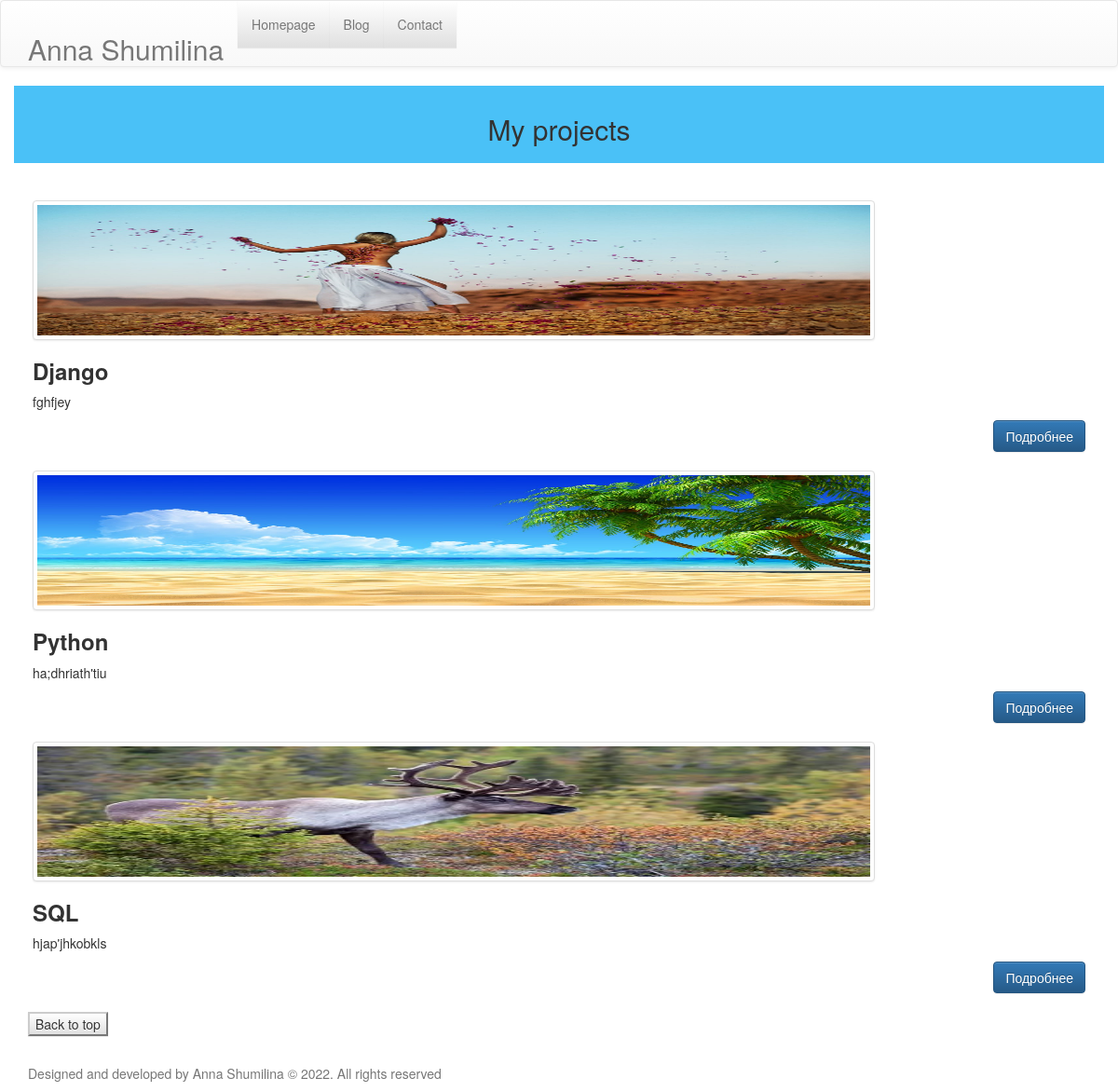
The page / on the database its author committed.
### preview/models.py (models this page shows)
class Project(models.Model):
    title = models.CharField(max_length=30)
    description = models.TextField()
    tags = models.CharField(max_length=25)
    image = models.FileField(upload_to='img/')
    class Meta:
        verbose_name = "Project"
        verbose_name_plural = "Projects"
        ordering = ("title",)

### preview/views.py (the view)
# urls.py: path('', views.project_index, name='project_index'),
def project_index(request):
    vse_posti = Project.objects.all()
    context = {"vse_posti": vse_posti}
    return render(request, "project_index.html", context)

### preview/templates/project_index.html (shortened to what this page needs)
{% extends "base.html" %}
{% load static %}
{% block page_content %}
    <div class="album bg-light">
        <div class="container-fluid">
            <div class="container-fluid text-center"
                 style="background-color: #4ac1f7; padding-top: 10px; padding-bottom: 10px">
                <h2>My projects</h2>
            </div>
            <div class="card-group" style="padding: 20px">
                            {% for project in vse_posti %}
                                <div class="card">
                                    <div class="mx-auto" style="margin-top: 20px;">
                                        <img class="card-img-top rounded thumbnail"
                                             src="{% static project.image %}" alt="" width="80%" height="150" role="img">
                                    </div>
                                    <div class="card-body">
                                        <h3 class="card-title"><strong>{{ project.title }}</strong></h3>
                                        <p class="card-text project-description mb-4">{{ project.description }}</p>
                                    </div>
                                    <div class="card-footer text-right">
                                        <a href="{% url 'project_detail' project.pk %}"
                                           class="btn btn-primary ">
                                            Подробнее
                                        </a>
                                    </div>
                                </div>
                            {% endfor %}
                        </div>
                    </div>
            </div>
{%endblock%}

### templates/base.html (shortened to what this page needs)
<!DOCTYPE html>
<html lang="en">
<head>
  <link rel="stylesheet" href="https://maxcdn.bootstrapcdn.com/bootstrap/3.3.7/css/bootstrap.min.css">
  <link rel="stylesheet" href="https://maxcdn.bootstrapcdn.com/bootstrap/3.3.7/css/bootstrap-theme.min.css">
</head>
<body>
  <nav class="navbar navbar-default" role="navigation">
    <div class="container">
      <div class="navbar-header">
          <a class="navbar-brand" style="margin-bottom: 20px" href="{% url 'project_index' %}"><h2>Anna Shumilina</h2></a><br><br>
      </div>
      <div class="collapse navbar-collapse"
           id="bs-example-navbar-collapse-1" style="text-align: right">
        <ul class="nav navbar-nav">
          <li><a class="btn-default" href="{% url 'project_index' %}">Homepage</a></li>
          <li>
              <a class="btn-default" href="{% url 'blog_index' %}">Blog</a>
          </li>
          <li><a class="btn-default" href="#">Contact</a></li>
        </ul>
      </div>
    </div>
  </nav>
  {%block page_content%}
  {%endblock%}
</body>
<footer class="text-muted py-5">
  <div class="container">
    <p class="mb-1" style="padding-bottom: 20px;">
      <button class="button btn-default" href="#">Back to top</button>
    </p>
    <p class="mb-1">Designed and developed by Anna Shumilina © 2022. All rights reserved</p>
  </div>
</footer>
</html>

### rows shown on the page
Project: image (picture), title "Django", description "fghfjey"
Project: image (picture), title "Python", description "ha;dhriath'tiu"
Project: image (picture), title "SQL", description "hjap'jhkobkls"
